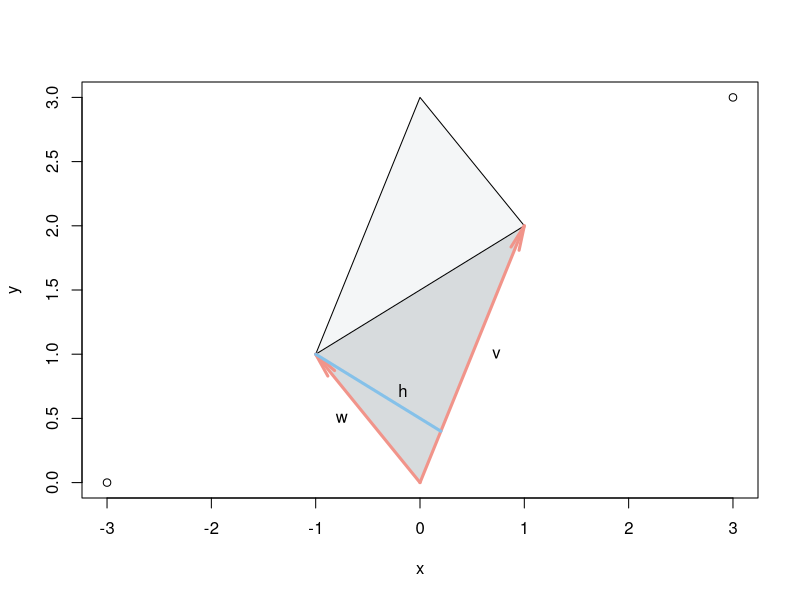

This chart was generated by the following R code:

################################################################################
# Autores: Gonzalo Ortega - Sergio Hernandez                                   #
#                                                                              #
# Fecha: 17/02/22                                                              #
#                                                                              #
# Ejercicio 1: Calcular el area del paralelogramo formado por dos vectores     #
#              en el plano.                                                    #
################################################################################

# Definimos los vectores v y w en el plano:
v <- c(1, 2)
w <- c(-1, 1)

# Formamos una matriz con los dos vectores por filas:
M = matrix(c(v, w), 2, 2)

# Calculamos el area del paralelogramo formado por los dos vectores calculando 
# el modulo del producto vectorial de v por w, ie., el determinante de la matriz
# formada por dichos vectores:
A = det(M)

# Finalmente, mostramos el resultado:
A


################################################################################
# Autores: Gonzalo Ortega - Sergio Hernandez                                   #
#                                                                              #
# Fecha: 17/02/22                                                              #
#                                                                              #
# Funcion para dibujar el paralelogramo formado por un par de vectores.        #
################################################################################

# Importamos la libreria grafica:
library(plotrix)

# Definimos los vectores v y w en el plano:
v <- c(1, 2)
w <- c(-1, 1)

# Definimos los colores:
BgColor <- "#F4F6F7"
TriangleColor <- "#D7DBDD"
VectorColor <- "#F1948A"
HeightColor <- "#85C1E9"

# Funci??n que dibuja el paralelogramo formado por dos vectores.
draw <- function(v, w) {
  # Ejes:
  plot(c(-3, 3), c(0, 3), xlab = "x", ylab = "y")
  
  # Paralelogramo y triangulo:
  polygon(c(0, v[1], v[1]+w[1], w[1]), c(0, v[2], v[2]+w[2], w[2]),
          col = BgColor)
  polygon(c(0, v[1], w[1]), c(0, v[2], w[2]), col = TriangleColor)
  
  # Vectores:
  arrows(0, 0, v[1], v[2], angle = 10, lwd = 3, col = VectorColor)
  text(v[1]/2, v[2]/2, pos = 4, offset = 1, "v")
  arrows(0, 0, w[1], w[2], angle = 10, lwd = 3, col = VectorColor)
  text(w[1]/2, w[2]/2, pos = 2, offset = 1, "w")
  
  # Calculos auxiliares:
  lgth_v <- sqrt(v%*%v)
  lgth_w <- sqrt(w%*%w)
  unit_v <- c(v[1]/lgth_v, v[2]/lgth_v)
  cos_vw <- (v%*%w)/(lgth_v*lgth_w)
  
  # Altura:
  lines(c(w[1], lgth_w*cos_vw*unit_v[1]), c(w[2], lgth_w*cos_vw*unit_v[2]), lwd 
        = 3, col = HeightColor)
  text((w[1] + lgth_w*cos_vw*unit_v[1])/2, (w[2] + lgth_w*cos_vw*unit_v[2])/2, 
       pos = 4, offset = 1, "h")
}

# Llamamos a la funcion:
draw(v, w)
